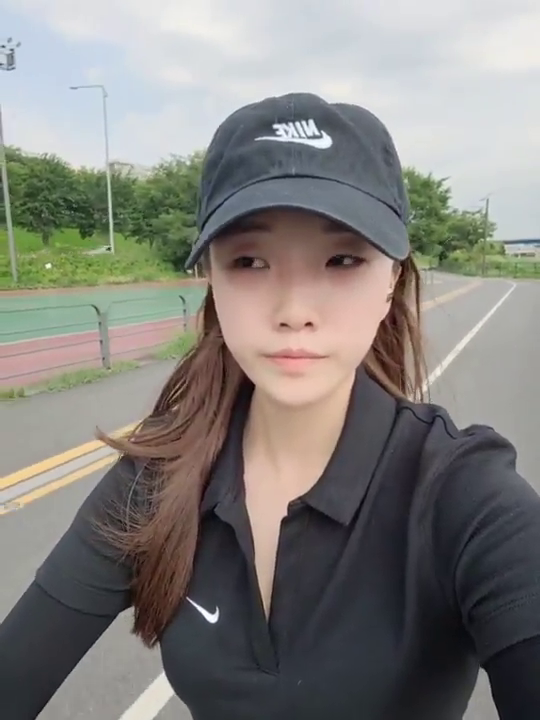
#> input picture frame 23 of face.mp4, 540 x 720 px, given in place of city.mp4, which was not available
$ jupyter execute --allow-errors '19. 미니프로젝트.ipynb'   (text cells are left out)
#> lines starting #> are read from the running program, lines starting #| are printed output that depends on the picture
[cell 1]
import cv2

cap = cv2.VideoCapture('city.mp4')

#> (the rest of this cell did not finish here and is left out)

[cell 2]
import cv2
cap = cv2.VideoCapture('city.mp4')
fourcc = cv2.VideoWriter_fourcc(*'DIVX')
width = round(cap.get(cv2.CAP_PROP_FRAME_WIDTH))
height = round(cap.get(cv2.CAP_PROP_FRAME_HEIGHT))
fps = cap.get(cv2.CAP_PROP_FPS)

out = cv2.VideoWriter('city_output.avi', fourcc, fps * 4, (height, width))

while cap.isOpened():
    ret, frame = cap.read()
#> frame is the input picture: shape (720, 540, 3); mean B, G, R 124.8, 128.7, 130.7
    if not ret:
        break

    rotate_frame = cv2.rotate(frame, cv2.ROTATE_90_COUNTERCLOCKWISE)
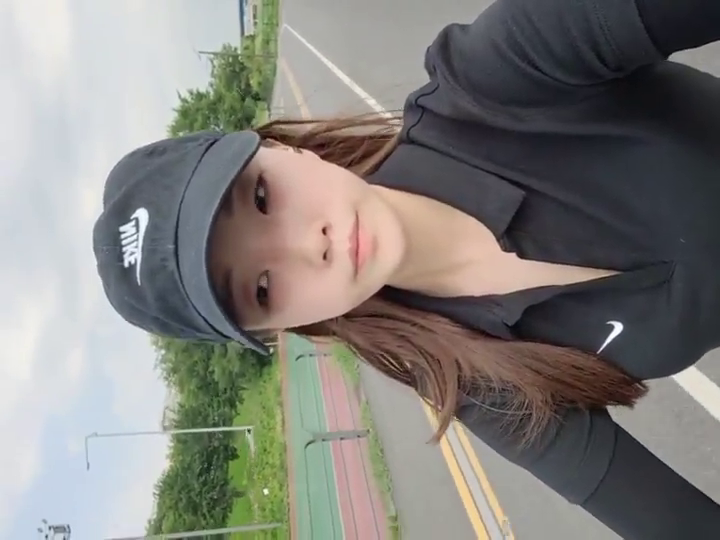
#> rotate_frame: shape (540, 720, 3); mean B, G, R 124.8, 128.7, 130.7
    out.write(rotate_frame)
    cv2.imshow('video', frame)

    if cv2.waitKey(1) == ord('q'):
#> (key q is pressed here)
        break

out.release()
cap.release()
cv2.destroyAllWindows()


$ run again, starting later in the video
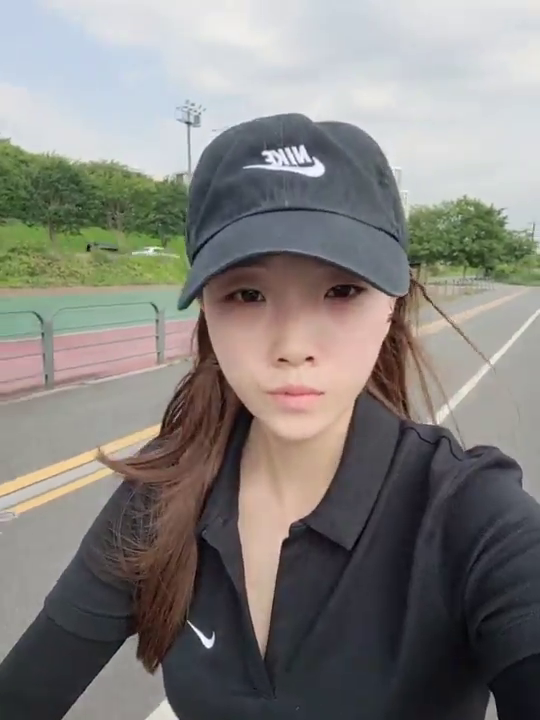
#> input picture frame 104 of face.mp4, 540 x 720 px, given in place of city.mp4, which was not available
#> frame is the input picture: shape (720, 540, 3); mean B, G, R 125, 128.4, 130.9
#> `rotate_frame = cv2.rotate(frame, cv2.ROTATE_90_COUNTERCLOCKWISE)`:
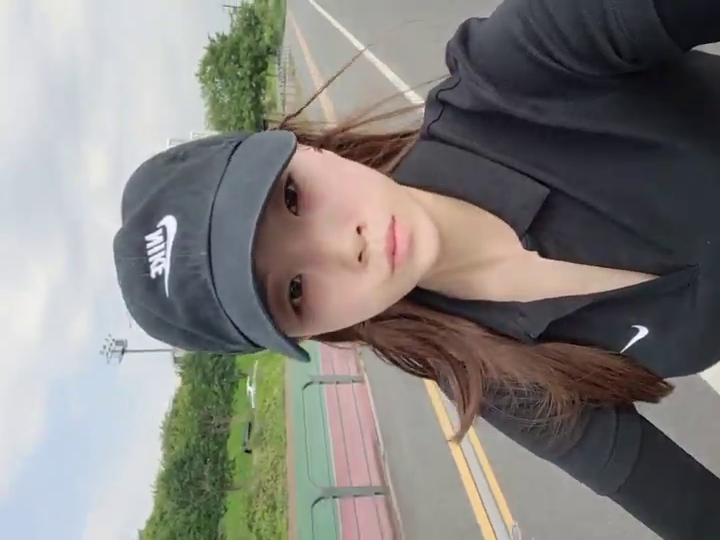
#> rotate_frame: shape (540, 720, 3); mean B, G, R 125, 128.4, 130.9

$ run again, starting later in the video
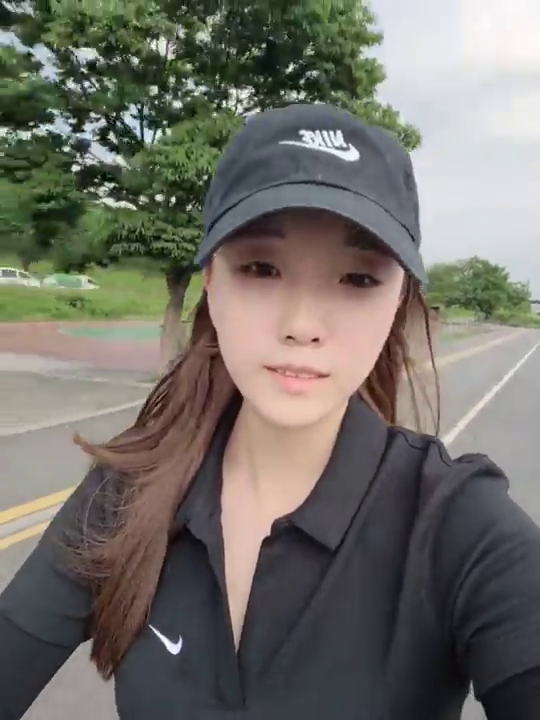
#> input picture frame 185 of face.mp4, 540 x 720 px, given in place of city.mp4, which was not available
#> frame is the input picture: shape (720, 540, 3); mean B, G, R 104.4, 111.2, 113.7
#> `rotate_frame = cv2.rotate(frame, cv2.ROTATE_90_COUNTERCLOCKWISE)`:
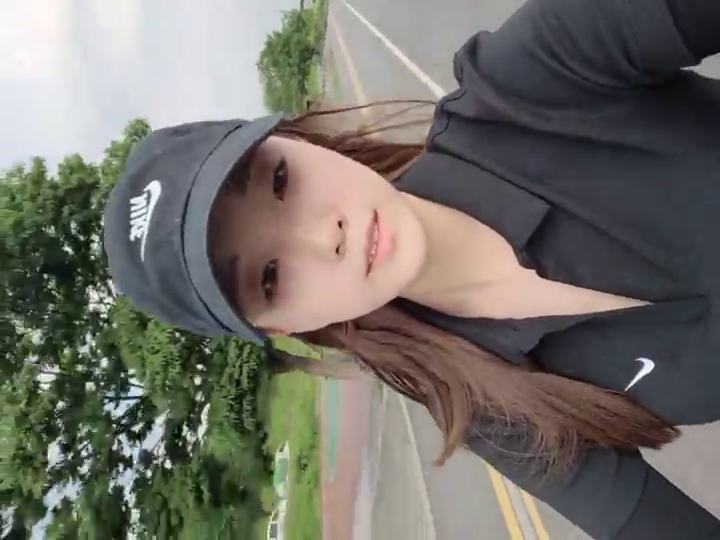
#> rotate_frame: shape (540, 720, 3); mean B, G, R 104.4, 111.2, 113.7
